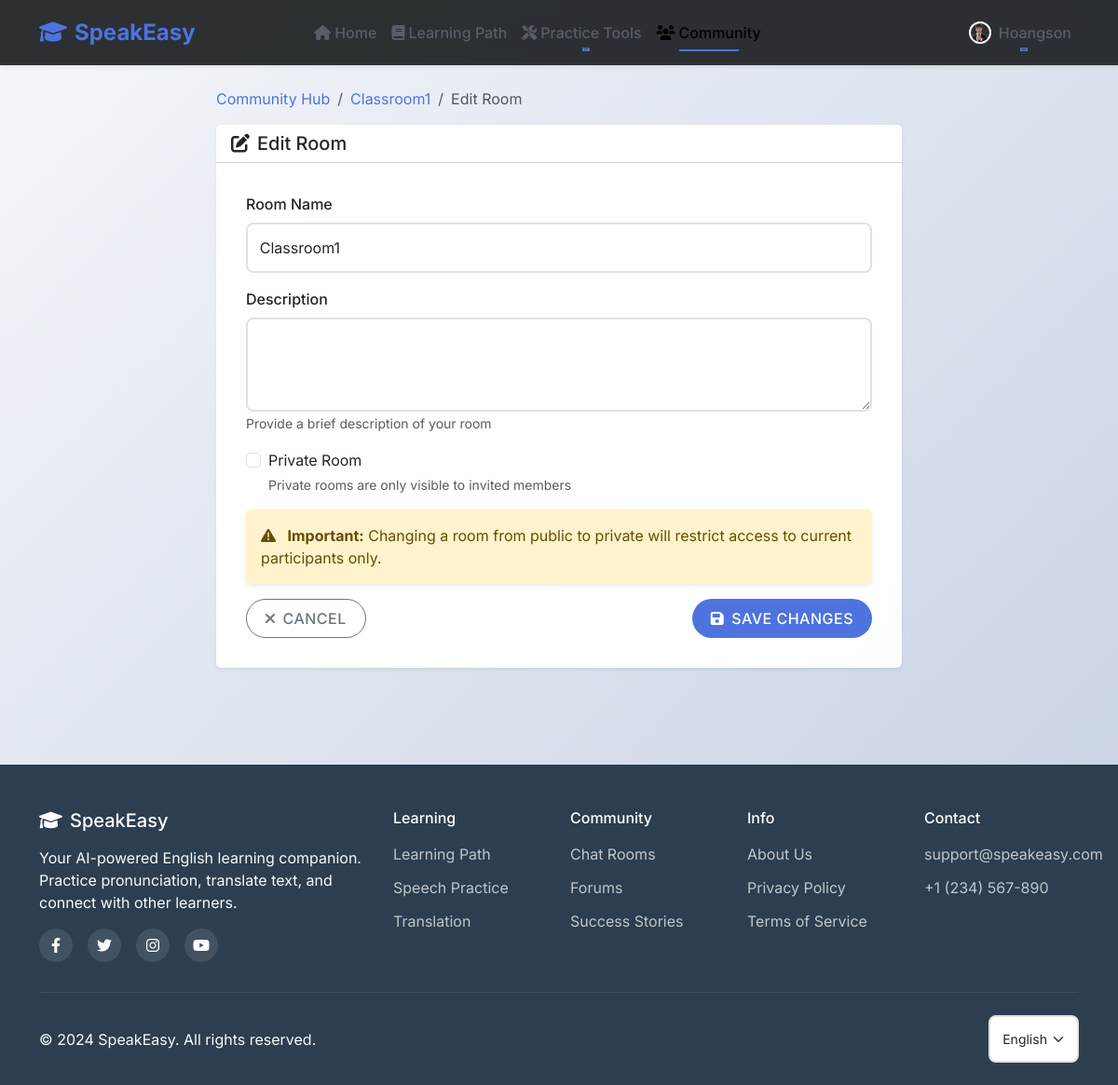
The page /chat/edit-room/0790bea9-9f7b-4df5-b295-7e72406a7bb9 (signed in) on the database its author committed.
### models/models.py (models this page shows, shortened)
class User(db.Model, UserMixin):
    __tablename__ = 'users'
    id = db.Column(db.Integer, primary_key=True)
    username = db.Column(db.String(100), unique=True, nullable=False)
    email = db.Column(db.String(150), unique=True, nullable=False)
    password_hash = db.Column(db.String(200), nullable=False)
    avatar = db.Column(db.String(200), nullable=True, default="default.jpg")
    role = db.Column(db.String(50), nullable=False, default="user")
    progress = db.relationship('UserProgress', backref='user', lazy=True)
    speech_tests = db.relationship('SpeechTest', backref='user', lazy=True)
    owned_rooms = db.relationship('ChatRoom', backref='owner', lazy=True, foreign_keys='ChatRoom.owner_id')

class ChatRoom(db.Model):
    __tablename__ = 'chat_rooms'
    room_id = db.Column(db.String(36), primary_key=True, default=lambda: str(uuid.uuid4()))
    name = db.Column(db.String(100), nullable=False)
    description = db.Column(db.Text)
    is_private = db.Column(db.Boolean, default=False)
    created_at = db.Column(db.DateTime, default=datetime.utcnow)
    owner_id = db.Column(db.Integer, db.ForeignKey('users.id'), nullable=False)
    messages = db.relationship('Message', backref='room', lazy=True, cascade='all, delete-orphan')
    participants = db.relationship('RoomParticipant', backref='room', lazy=True, cascade='all, delete-orphan')
    def is_owner(self, user_id):
        return self.owner_id == user_id

### modules/chat.py (the view, shortened to what this page needs)
@chatting.route('/chat/edit-room/<room_id>', methods=['GET', 'POST'])
@login_required
@room_owner_required
def edit_room(room_id):
    room = ChatRoom.query.get_or_404(room_id)
    return render_template('edit_room.html', room=room)

### app.py (called while the page is built)
@login_manager.user_loader
def load_user(user_id):
    return db.session.get(User, int(user_id))

### modules/chat.py (called while the page is built)
def room_owner_required(f):
    @wraps(f)
    def decorated_function(room_id, *args, **kwargs):
        room = ChatRoom.query.get_or_404(room_id)
        if not room.is_owner(current_user.id):
            flash('Bạn không phải là chủ phòng này', 'danger')
            return redirect(url_for('chatting.room_detail', room_id=room_id))
        return f(room_id, *args, **kwargs)
    return decorated_function

### templates/edit_room.html (shortened to what this page needs)
{% extends "base.html" %}
{% block content %}
<div class="container py-4">
    <div class="row justify-content-center">
        <div class="col-lg-8">
            <nav aria-label="breadcrumb">
                <ol class="breadcrumb">
                    <li class="breadcrumb-item"><a href="{{ url_for('chatting.chat_page') }}">Community Hub</a></li>
                    <li class="breadcrumb-item"><a href="{{ url_for('chatting.room_detail', room_id=room.room_id) }}">{{ room.name }}</a></li>
                    <li class="breadcrumb-item active" aria-current="page">Edit Room</li>
                </ol>
            </nav>
            <div class="card shadow-sm">
                <div class="card-header bg-white">
                    <h5 class="mb-0">
                        <i class="fas fa-edit me-2"></i>Edit Room
                    </h5>
                </div>
                <div class="card-body">
                    <form action="{{ url_for('chatting.edit_room', room_id=room.room_id) }}" method="POST">
                        <div class="mb-3">
                            <label for="room_name" class="form-label">Room Name</label>
                            <input type="text" class="form-control" id="room_name" name="room_name" value="{{ room.name }}" required>
                        </div>
                        <div class="mb-3">
                            <label for="room_description" class="form-label">Description</label>
                            <textarea class="form-control" id="room_description" name="room_description" rows="3">{{ room.description }}</textarea>
                            <small class="form-text text-muted">Provide a brief description of your room</small>
                        </div>
                        <div class="mb-3 form-check">
                            <input type="checkbox" class="form-check-input" id="is_private" name="is_private" {% if room.is_private %}checked{% endif %}>
                            <label class="form-check-label" for="is_private">Private Room</label>
                            <small class="form-text text-muted d-block">Private rooms are only visible to invited members</small>
                        </div>
                        <div class="alert alert-warning mb-3">
                            <i class="fas fa-exclamation-triangle me-2"></i>
                            <strong>Important:</strong> Changing a room from public to private will restrict access to current participants only.
                        </div>
                        <div class="d-flex justify-content-between">
                            <a href="{{ url_for('chatting.room_detail', room_id=room.room_id) }}" class="btn btn-outline-secondary">
                                <i class="fas fa-times me-2"></i>Cancel
                            </a>
                            <button type="submit" class="btn btn-primary">
                                <i class="fas fa-save me-2"></i>Save Changes
                            </button>
                        </div>
                    </form>
                </div>
            </div>
        </div>
    </div>
</div>
{% endblock %}

### templates/base.html (shortened to what this page needs)
<!DOCTYPE html>
<html lang="en">
<head>
    <link href="https://cdn.jsdelivr.net/npm/bootstrap@5.3.2/dist/css/bootstrap.min.css" rel="stylesheet">
    <link href="https://cdnjs.cloudflare.com/ajax/libs/font-awesome/6.0.0/css/all.min.css" rel="stylesheet">
    <link href="{{ url_for('static', filename='styles.css') }}" rel="stylesheet">
</head>
<body>
    <nav class="navbar navbar-expand-lg fixed-top">
        <div class="container">
            <a class="navbar-brand" href="{{ url_for('home') }}">
                <i class="fas fa-graduation-cap me-2"></i>SpeakEasy
            </a>
            <div class="collapse navbar-collapse" id="navbarNav">
                <ul class="navbar-nav mx-auto">
                    <li class="nav-item">
                        <a class="nav-link {% if request.path == url_for('home') %}active{% endif %}" href="{{ url_for('home') }}">
                            <i class="fas fa-home me-1"></i>Home
                        </a>
                    </li>
                    {% if current_user.is_authenticated %}
                    <li class="nav-item">
                        <a class="nav-link {% if request.path.startswith('/tutorials') %}active{% endif %}" href="{{ url_for('tutorials.tutorials') }}">
                            <i class="fas fa-book me-1"></i>Learning Path
                        </a>
                    </li>
                    <li class="nav-item dropdown">
                        <a class="nav-link dropdown-toggle" href="#" role="button" data-bs-toggle="dropdown">
                            <i class="fas fa-tools me-1"></i>Practice Tools
                        </a>
                    </li>
                    <li class="nav-item">
                        <a class="nav-link {% if request.path.startswith('/chat') %}active{% endif %}" href="{{ url_for('chatting.chat_page') }}">
                            <i class="fas fa-users me-1"></i>Community
                        </a>
                    </li>
                    {% endif %}
                </ul>
                <ul class="navbar-nav ms-auto">
                    {% if current_user.is_authenticated %}
                    <li class="nav-item dropdown">
                        <a class="nav-link dropdown-toggle user-dropdown" href="#" role="button" data-bs-toggle="dropdown">
                            <img src="{{ url_for('static', filename='uploads/' + current_user.avatar) }}" alt="Avatar" class="avatar-xs me-2">
                            <span>{{ current_user.username }}</span>
                        </a>
                    </li>
                    {% endif %}
                </ul>
            </div>
        </div>
    </nav>
    <div class="content-wrapper">
        <main>
            {% block content %}{% endblock %}
        </main>
    </div>
    <footer class="footer">
        <div class="container">
            <div class="row">
                <div class="col-lg-4 mb-4 mb-lg-0">
                    <h5 class="text-white mb-3">
                        <i class="fas fa-graduation-cap me-2"></i>SpeakEasy
                    </h5>
                    <p class="text-light mb-3">Your AI-powered English learning companion. Practice pronunciation, translate text, and connect with other learners.</p>
                    <div class="social-icons">
                        <a href="#" class="social-icon"><i class="fab fa-facebook-f"></i></a>
                        <a href="#" class="social-icon"><i class="fab fa-twitter"></i></a>
                        <a href="#" class="social-icon"><i class="fab fa-instagram"></i></a>
                        <a href="#" class="social-icon"><i class="fab fa-youtube"></i></a>
                    </div>
                </div>
                <div class="col-lg-2 col-md-4 mb-4 mb-md-0">
                    <h6 class="text-white mb-3">Learning</h6>
                    <ul class="footer-links">
                        <li><a href="{{ url_for('tutorials.tutorials') }}">Learning Path</a></li>
                        <li><a href="{{ url_for('speech.speech_to_text') }}">Speech Practice</a></li>
                        <li><a href="{{ url_for('translate.translate_text') }}">Translation</a></li>
                    </ul>
                </div>
                <div class="col-lg-2 col-md-4 mb-4 mb-md-0">
                    <h6 class="text-white mb-3">Community</h6>
                    <ul class="footer-links">
                        <li><a href="{{ url_for('chatting.chat_page') }}">Chat Rooms</a></li>
                        <li><a href="{{ url_for('chatting.chat_page') }}">Forums</a></li>
                        <li><a href="#">Success Stories</a></li>
                    </ul>
                </div>
                <div class="col-lg-2 col-md-4 mb-4 mb-md-0">
                    <h6 class="text-white mb-3">Info</h6>
                    <ul class="footer-links">
                        <li><a href="#">About Us</a></li>
                        <li><a href="#">Privacy Policy</a></li>
                        <li><a href="#">Terms of Service</a></li>
                    </ul>
                </div>
                <div class="col-lg-2">
                    <h6 class="text-white mb-3">Contact</h6>
                    <ul class="footer-links">
                        <li><a href="mailto:support@speakeasy.com">support@speakeasy.com</a></li>
                        <li><a href="tel:+1234567890">+1 (234) 567-890</a></li>
                    </ul>
                </div>
            </div>
            <hr class="footer-divider">
            <div class="footer-bottom">
                <p class="mb-0">© 2024 SpeakEasy. All rights reserved.</p>
                <div class="footer-language">
                    <select class="form-select form-select-sm">
                        <option value="en">English</option>
                    </select>
                </div>
            </div>
        </div>
    </footer>
</body>
</html>

### static/styles.css (style rules this page uses)
:root { --primary-color: #4a90e2; --secondary-color: #f5f6fa; --accent-color: #2ecc71; --danger-color: #e74c3c; --warning-color: #f1c40f; --text-color: #2c3e50; --border-radius: 12px; --transition: all 0.3s ease; --box-shadow: 0 8px 16px rgba(0, 0, 0, 0.1); }
html, body { height: 100%; margin: 0; padding: 0; display: flex; flex-direction: column; background: linear-gradient(135deg, #f5f7fa 0%, #c3cfe2 100%); font-family: "Segoe UI", Tahoma, Geneva, Verdana, sans-serif; color: var(--text-color); }
.container { flex: 1; }
footer { margin-top: auto; }
.navbar { background: rgba(33, 37, 41, 0.95) !important; backdrop-filter: blur(10px); box-shadow: 0 2px 10px rgba(0, 0, 0, 0.1); transition: var(--transition); }
.navbar-brand { font-weight: 700; font-size: 1.5rem; color: var(--primary-color) !important; }
.nav-link { position: relative; padding: 0.5rem 1rem; transition: var(--transition); }
.nav-link::after { content: ""; position: absolute; bottom: 0; left: 50%; width: 0; height: 2px; background: var(--primary-color); transition: var(--transition); transform: translateX(-50%); }
.card { background: rgba(255, 255, 255, 0.95); border: none; border-radius: var(--border-radius); box-shadow: var(--box-shadow); transition: var(--transition); backdrop-filter: blur(10px); margin-bottom: 2rem; }
.card-body { padding: 2rem; }
.form-control, .form-select { border-radius: 8px; border: 2px solid #e1e1e1; padding: 0.8rem; transition: var(--transition); }
.form-label { font-weight: 500; margin-bottom: 0.5rem; }
.btn { border-radius: 8px; padding: 0.8rem 1.5rem; font-weight: 600; transition: var(--transition); text-transform: uppercase; letter-spacing: 0.5px; }
.btn-primary { background: var(--primary-color); border: none; }
.alert { border: none; border-radius: var(--border-radius); padding: 1rem; margin-bottom: 1rem; animation: slideIn 0.3s ease; }

### rows shown on the page
User: avatar (picture), username "Hoangson"
ChatRoom: name "Classroom1", room_name "Classroom1"
